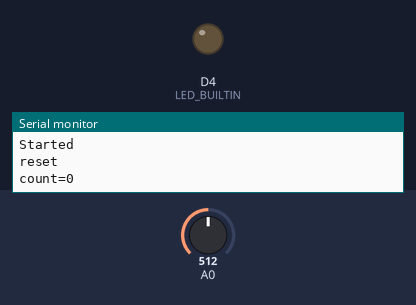
Simulated run of this sketch. Board: ESP8266 (NodeMCU). Parts: output pins drawn as LEDs (lit = HIGH, except the on-board LED, lit = LOW), the last lines printed to the serial monitor. The test bench sets the inputs (shaded band); at power-on: A0 = 512.

Above: at 1.2 s.
1.3 s: A0 set to 316
2.8 s: A0 set to 288
At 3.5 s:
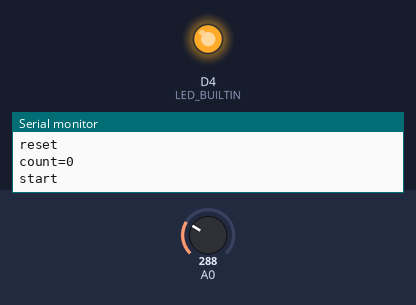
Timing chart, 0 to 5.8 s (numbered marks = the images above; inputs shaded):
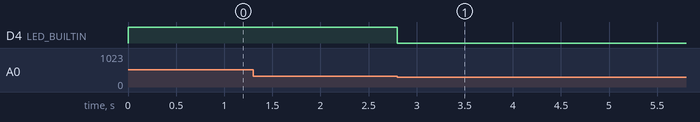

The sketch:

SX1070.ino
```cpp
/****************************************
 * Include Libraries
 ****************************************/


/****************************************
 * Define Transmissive Photo Interrupter, Phototransistor Constants
 ****************************************/

unsigned long previousMillis = 60000; // timeout comparitor
unsigned long currentMillis = 0;      // timeout check
unsigned long timeout = 0;            // could be large 999 days!!!! but unsigned long is still only 92 days
unsigned long startMillis = 60000;    // bubble width comparitor
unsigned long interval = 0;           // The time interval from start to end of a bubble, which appears as two interruptions
unsigned long count = 0;              // Assume a very large number of bubbles per minute
int theshold = 0;                     // max value is 1024
bool bubble = false;                  // indicate start of the bubble

/****************************************
 * Main Functions
 ****************************************/

void setup() {

  Serial.begin(9600);
  Serial.setTimeout(2000);

  // Wait for serial to initialize.

  while(!Serial) { }

  // initialise analogue pin A0 as input
  pinMode(A0, INPUT);
  pinMode(D0,WAKEUP_PULLUP);
  Serial.println("Started");

  // Set up the timers

  timeout =60000;   // every minute
  //timeout =10000;   // every 10 Seconds
  interval = 400;   // milliseconds for the bubble to be considered separate
  theshold = 300;   // amount of background light before the bubble disturbance is noticed
  count = 0;        //
  bubble = false;   //

  // initialize digital pin LED_BUILTIN as an output.
  pinMode(LED_BUILTIN, OUTPUT);

  digitalWrite(LED_BUILTIN, HIGH);    // turn the LED off by making the voltage HIGH

}

// the loop function runs over and over again forever
void loop() {

  currentMillis = millis();
  if (currentMillis - previousMillis >= timeout) {

    Serial.println("reset");
    Serial.print("count=");
    Serial.println(count);
    count = 0;
    bubble = false;

    previousMillis = currentMillis;
  }
  else {

    // Only count bubbles if there is a transition from high to low and then back to high

    float raw = 0;
    raw = analogRead(A0);
    if (raw < theshold) {
      if (bubble == false) {
          Serial.println("start");
          digitalWrite(LED_BUILTIN, LOW);    // turn the LED on by making the voltage LOW
          bubble = true;
          startMillis = currentMillis;
      }
    }
    else {
      if (bubble == true) {
        // Potentailly this is the end of the bubble
        // but actually probably just the surface of the
        // bubble either at the start or the end
        // could just halve the counts assuming this
        // check if all bubble counts are even - no not always even

        // Check if still in the bubble

        if (currentMillis - startMillis >= interval) {
          Serial.println("outside");
          bubble = false;
          count++;
          Serial.print("count=");
          Serial.println(count);
          Serial.println("end");
          digitalWrite(LED_BUILTIN, HIGH);    // turn the LED off by making the voltage HIGH
        }
      }
      else
      {
        digitalWrite(LED_BUILTIN, HIGH);    // turn the LED off by making the voltage HIGH
      }
    }
  }
}
```

Measured:
- the behaviour switches between 300 and 299 on A0 (found by bisection; images 0 and 1)
- after the input at 1.3 s, every drawn part: stays the same
- after the input at 2.8 s, D4 (LED_BUILTIN): HIGH → LOW at once
